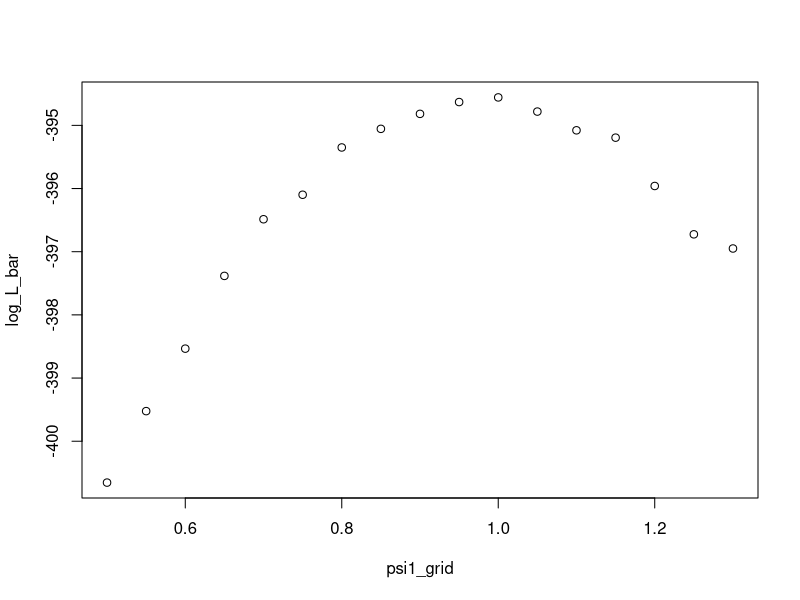

Recreate this plot in R. (Note: this script raises an error after producing the figure.)
library(VGAM)
library(tidyverse)

set.seed(1)
n <- 500
X1 <- rnorm(n)
X2 <- rnorm(n)
X <- matrix(c(X1, X2), ncol = 2, byrow = FALSE)
Z  <- rnorm(n)

# True parameters
psi_0   <- 1.2
Beta_0  <- matrix(c(0.5, -0.5, 
                    1, -1,
                    0.5, 0.5), nrow = 3, byrow = TRUE)

eta_fn <- function(psi, beta_vec) {
  beta <- matrix(beta_vec, nrow = 3, byrow = TRUE)  # 3 rows: intercept, X1, X2
  eta <- cbind(1, X) %*% beta + psi * Z
  eta  # n × 2 matrix
}

# Linear predictors
eta <- eta_fn(psi_0, Beta_0)
eta1 <- eta[,1]
eta2 <- eta[,2]

# Probabilities (softmax with baseline class 3)
denom <- 1 + exp(eta1) + exp(eta2)
p1 <- exp(eta1) / denom
p2 <- exp(eta2) / denom
p3 <- 1 - p1 - p2

Y <- apply(cbind(p1, p2, p3), 1, function(p) sample(1:3, 1, prob = p))
Y <- factor(Y, levels = 1:3, labels = c("A", "B", "C"))
df <- data.frame(Y, Z, X1, X2)

Y_mat <- model.matrix(~ Y - 1, data = df)
Y_design <- Y_mat[, 1:2]

log_likelihood <- function(psi, lambda) {
  eta <- eta_fn(psi, lambda)
  sum(rowSums(Y_design * eta) - log(1 + rowSums(exp(eta))))
}

# Define the formula
formula <- Y ~ Z + X1 + X2

# Construct constraints matrix
# 3 response levels → 2 logits (reference = class 3)
# We will constrain the Z coefficient to be the same across both logits
# Other coefficients (X1, X2, intercept) remain unconstrained

C <- list("(Intercept)" = diag(2),           # Intercepts free
          "Z" = matrix(1, nrow = 2, ncol = 1), # Shared effect
          "X1" = diag(2),                     # Separate
          "X2" = diag(2)                      # Separate
          )

# Fit the model
fit <- vglm(formula, family = multinomial(refLevel = 3), 
            data = df, constraints = C)

summary(fit)

psi_hat <- coef(fit)["Z"]

lambda_hat <- coef(fit)[setdiff(names(coef(fit)), "Z")]

vcov_lambda <- vcov(fit)

Sigma <- vcov_lambda[-3, -3]

set.seed(NULL)

psi1_grid <- seq(0.5, 1.3, 0.05)

softmax <- function(x) exp(x) / sum(exp(x))

R <- 100

l_tilde_mat <- matrix(1,
                      nrow = R,
                      ncol = length(psi1_grid))

for (j in seq_along(psi1_grid)) {
  
  psi1 <- psi1_grid[j]
  
  print(psi1)
  
  for (i in 1:R) {
    
    phi <- MASS::mvrnorm(1, lambda_hat, Sigma) |>
      matrix(nrow = nrow(Beta_0),
             ncol = ncol(Beta_0),
             byrow = TRUE)
    
    nu <- (psi_hat * Z + cbind(1, X) %*% phi) |>
      cbind(0) |>
      apply(1, softmax) |>
      t()
    
    obj_fn <- function(lambda) -sum(rowSums(nu[, c(1,2)] * eta_fn(psi1, lambda)) - log(1 + rowSums(exp(eta_fn(psi1, lambda)))))
    
    lambda_tilde <- nloptr::auglag(
      x0 = rep(1, 6),
      fn = obj_fn,
      localsolver = "SLSQP",
      deprecatedBehavior = FALSE)$par
    
    l_tilde_mat[i,j] <- log_likelihood(psi1, lambda_tilde)
  }
}

log_L_bar <- matrixStats::colLogSumExps(l_tilde_mat, na.rm = TRUE) - log(R)

plot(psi1_grid, log_L_bar)

spline_mod <- smooth.spline(psi1_grid, log_L_bar)

MLE <- optimize(\(psi) predict(spline_mod, psi)$y,
               lower = head(psi1_grid, 1),
               upper = tail(psi1_grid, 1),
               maximum = TRUE)

log_L_bar_mod <- function(psi) predict(spline_mod, psi)$y - MLE$objective

alpha <- 0.05

crit <- qchisq(1 - alpha, df = 1) / 2

lower_bound <- uniroot(\(psi) log_L_bar_mod(psi) + crit,
                       interval = c(head(psi1_grid, 1), MLE$maximum))$root |> 
  round(3)

upper_bound <- uniroot(\(psi) log_L_bar_mod(psi) + crit,
                       interval = c(MLE$maximum, tail(psi1_grid, 1)))$root |> 
  round(3)

CI1 <- c(lower_bound, upper_bound)

psi_hat_se <- coef(summary(fit))["Z", "Std. Error"]

num_se <- qnorm(1-alpha/2)

CI2 <- (psi_hat + c(-1, 1) * psi_hat_se * num_se) |> 
  round(3)

CI1
CI2

diff(CI1)
diff(CI2)

###########################################################################
###########################################################################
###########################################################################

formula <- Y ~ Z + X1 + X2

C <- list("(Intercept)" = diag(5),           
          "Z" = matrix(1, nrow = 5, ncol = 1), 
          "X1" = diag(5),                     
          "X2" = diag(5))

ref_level <- 6

model <- fit_model(model_df, formula, C, ref_level)

Beta_MLE <- get_Beta_MLE(model)

psi_hat <- get_psi_hat(model)

X <- model_df |> 
  select(starts_with("X")) |> 
  as.matrix()
X <- cbind(1, X)

Z <- model_df$Z

Y_one_hot <- model.matrix(~ Y - 1, data = model_df)
Y_one_hot <- Y_one_hot[, 1:(ref_level-1)]

log_likelihood(X, Y_one_hot, Z, psi_hat, Beta_MLE)

mu <- get_E_Y(Z, X, psi_hat, Beta_MLE)

log_likelihood(X, mu, Z, psi_hat + 1, Beta_MLE)

alpha <- 0.05

psi_hat_se <- VGAM::summaryvglm(model)@coef3["Z", "Std. Error"]

num_se <- qnorm(1-alpha/2)

interval <- psi_hat + c(-3, 1) * psi_hat_se * num_se

vcov_Beta <- vcov(model)

Sigma <- vcov_Beta[-6, -6]

phi <- MASS::mvrnorm(1, gdata::unmatrix(Beta_MLE, byrow=TRUE), Sigma) |>
  matrix(nrow = nrow(Beta_MLE),
         ncol = ncol(Beta_MLE),
         byrow = TRUE)

mu <- get_E_Y(Z, X, psi_hat, phi)

branch <- function(psi) {
  
  Beta_hat_obj_fn <- function(Beta) {
    
    Beta <- Beta |> 
      matrix(nrow = nrow(phi),
             ncol = ncol(phi),
             byrow = TRUE)
    
    return(-log_likelihood(X, mu, Z, psi, Beta))
  }
  
  Beta_hat <- get_Beta_hat(Beta_hat_obj_fn, gdata::unmatrix(phi, byrow=TRUE)) |> 
    matrix(nrow = nrow(phi),
           ncol = ncol(phi),
           byrow = TRUE)
  
  return(log_likelihood(X, Y_one_hot, Z, psi, Beta_hat))
}

psi_grid <- seq(interval[1], interval[2], 0.05)

log_L_tilde <- purrr::map_dbl(psi_grid, branch)

plot(psi_grid, log_L_tilde)

get_branch_mode(phi, psi_hat, Z, Y_one_hot, X, interval) 

library(gdata)
gdata::unmatrix(Beta_MLE, byrow=TRUE) |> unname()
